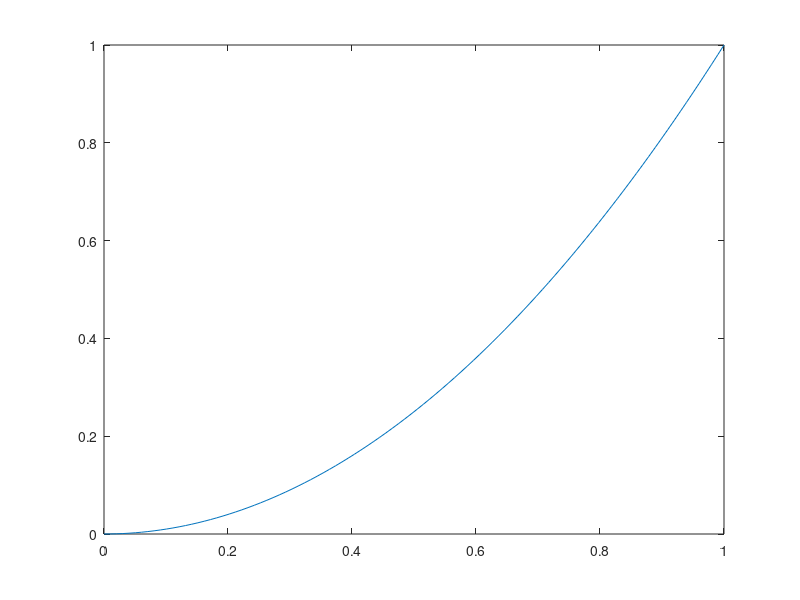
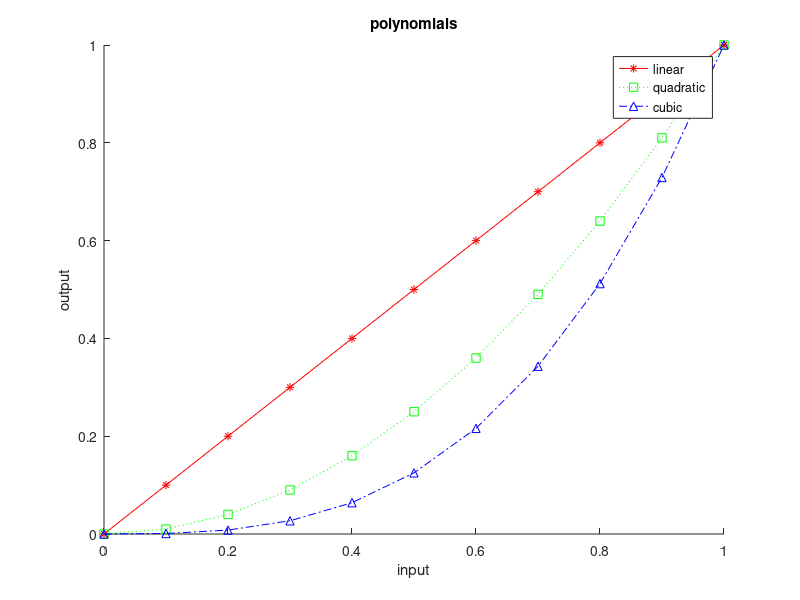
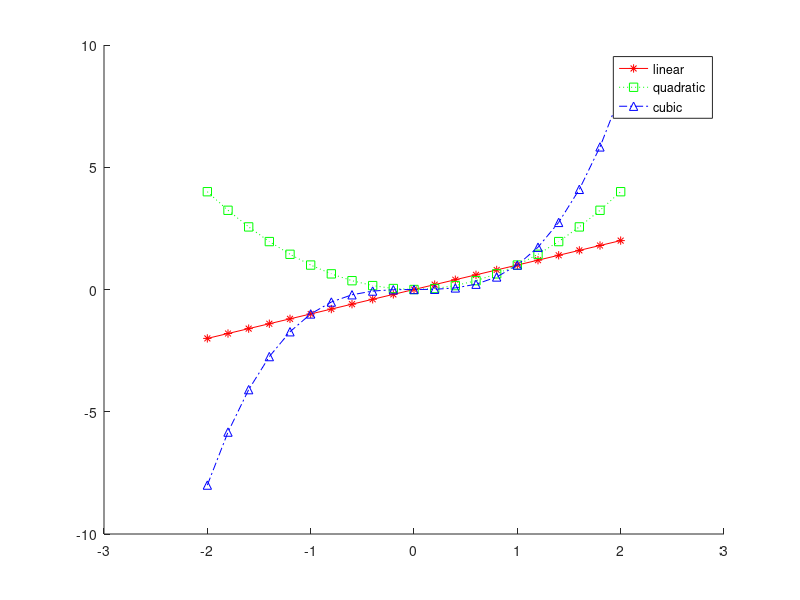
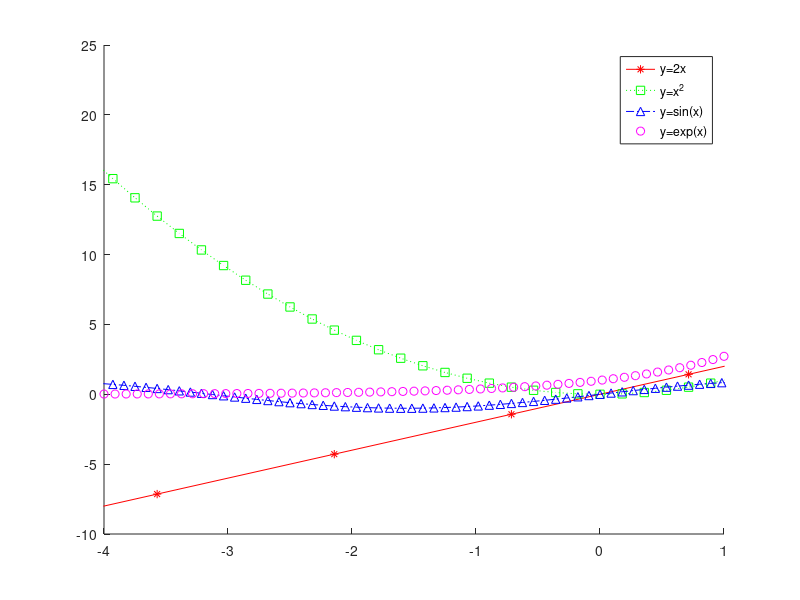

Recreate these plots in MATLAB, in order. (Note: this script raises an error after producing the figures.)
%% 2-D graph is a collection of line segments.
close all

x = [0, 1, 2, 3];
y = [0, 1, 4, 9];
 
plot(x, y)

x = linspace(0, 1);
y = x.^2;
 
plot(x, y)

%% Lots of line segments looks like a smooth curve.
close all

x = linspace(0, 1);
y = x.^2;
 
plot(x, y)


%% Multiple lines, line specifier, miscell info
close all

x = linspace(0, 1, 11);

figure, hold on,
plot(x, x.^1, 'r*-')
plot(x, x.^2, 'gs:')
plot(x, x.^3, 'b^-.')

xlabel('input')
ylabel('output')
title('polynomials')
legend('linear', ...
    'quadratic', ...
    'cubic')


%% axis
close all

x = linspace(-2, 2, 21);

figure, hold on,
plot(x, x.^1, 'r*-')
plot(x, x.^2, 'gs:')
plot(x, x.^3, 'b^-.')

legend('linear', ...
    'quadratic', ...
    'cubic')

axis([-3, 3, -10, 10])
xlim([-3, 3])
ylim([-10, 10])

% axis padded     % margin at all boundaries
% axis tight      % no margin
% axis equal      % equal ruler for all axes
% axis square     % square axes
% axis normal     % back to default


%% fplot
close all

figure, hold on,
fplot(@(x) 2*x, 'r*-')
fplot(@(x) x.^2, 'gs:')
fplot(@sin, 'b^-.')
fplot(@exp, [-4, 1], 'mo')

legend('y=2x', 'y=x^2', ...
    'y=sin(x)', 'y=exp(x)')

%% subplot
close all

figure,
subplot(2, 2, 1), fplot(@sin)
subplot(2, 2, 2), fplot(@cos)
subplot(2, 2, 3), fplot(@tan)
subplot(2, 2, 4), fplot(@exp)


%% plot3
close all

t = 0:0.1:10*pi;

x = sin(2*t);
y = cos(2*t);
z = t;

figure,
plot3(x, y, z)
xlabel('x'), ylabel('y'), zlabel('z')
title('3d spiral')


%% fplot3
close all

fplot3(@(t) sin(2*t), ...
    @(t) cos(2*t), ...
    @(t) t, ...
    [0, 10*pi])


%% surf
close all

x = linspace(-1, 3);
y = linspace(1, 4);
[xx, yy] = meshgrid(x, y);
zz = xx.*yy.^2./(xx.^2+yy.^2);

surf(xx, yy, zz)
shading interp

colormap hot
colorbar


%% fsurf
close all

fsurf(@(x, y) x.*y.^2./ ...
    (x.^2 + y.^2), ...
    [-1, 3, 1, 4])















%%

ccc

img = imread('cameraman.tif');
figure, imshow(img)

% h = fspecial('gaussian', 11, 3);
% h = repmat([-1, 0, 1], 3, 1);

% figure, imshow(filter2(h, img), [])
figure, imshow(edge(img,"canny"), [])

%%
ccc
RGB = imread('gantrycrane.png');
I  = im2gray(RGB);


BW = edge(I, 'canny');
% figure, imshow(img)
% figure, imshow(BW)

[H,T,R] = hough(BW,'RhoResolution',0.5,'Theta',-90:0.5:89);

subplot(2,1,1);
imshow(RGB);
title('gantrycrane.png');
subplot(2,1,2);
imshow(imadjust(rescale(H)),'XData',T,'YData',R,...
      'InitialMagnification','fit');
title('Hough transform of gantrycrane.png');
xlabel('\theta'), ylabel('\rho');
axis on, axis normal, hold on;
colormap(gca,hot);

%%

ccc

P = phantom(128);
imshow(P)

R = radon(P, 0:179);
I1 = iradon(R, 0:179);
I2 = iradon(R,0:179,'linear','none');
figure
subplot(1,2,1)
imshow(I1,[])
title('Filtered Backprojection')
subplot(1,2,2)
imshow(I2,[])
title('Unfiltered Backprojection')